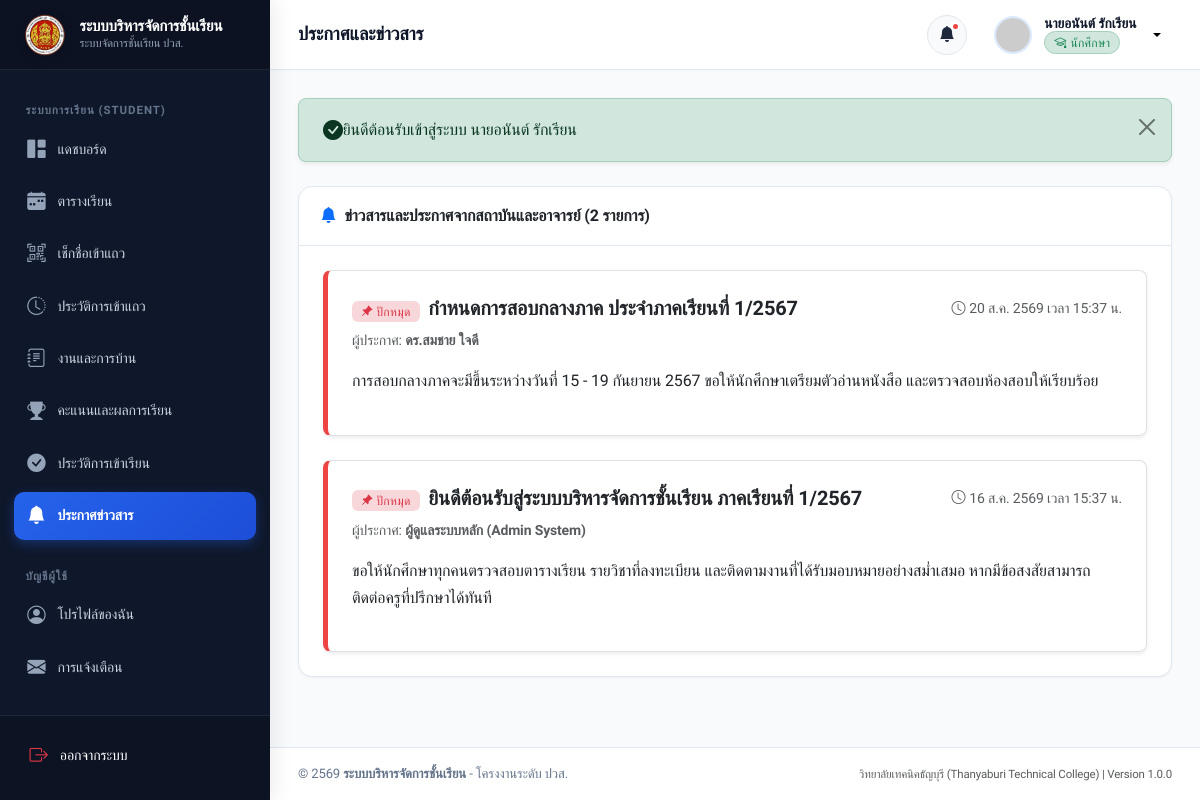
The app's page /student/announcements.php (signed in) with its own data.
### tables this page shows
CREATE TABLE `announcements` (
  `id` INT AUTO_INCREMENT PRIMARY KEY,
  `title` VARCHAR(255) NOT NULL,
  `content` TEXT NOT NULL,
  `target_role` ENUM('all', 'teacher', 'student') NOT NULL DEFAULT 'all',
  `image_attachment` VARCHAR(255) DEFAULT NULL,
  `file_attachment` VARCHAR(255) DEFAULT NULL,
  `author_id` INT NOT NULL,
  `is_pinned` TINYINT(1) NOT NULL DEFAULT 0,
  `created_at` DATETIME NOT NULL DEFAULT CURRENT_TIMESTAMP,
  `updated_at` DATETIME NOT NULL DEFAULT CURRENT_TIMESTAMP ON UPDATE CURRENT_TIMESTAMP,
  CONSTRAINT `fk_announcements_author` FOREIGN KEY (`author_id`) REFERENCES `users` (`id`) ON DELETE CASCADE,
  INDEX `idx_announcements_pinned` (`is_pinned`)
);

CREATE TABLE `users` (
  `id` INT AUTO_INCREMENT PRIMARY KEY,
  `username` VARCHAR(50) NOT NULL UNIQUE,
  `password` VARCHAR(255) NOT NULL,
  `role` ENUM('admin', 'teacher', 'student') NOT NULL DEFAULT 'student',
  `email` VARCHAR(100) NOT NULL UNIQUE,
  `full_name` VARCHAR(100) NOT NULL,
  `phone` VARCHAR(20) DEFAULT NULL,
  `avatar` VARCHAR(255) DEFAULT NULL,
  `status` ENUM('active', 'inactive') NOT NULL DEFAULT 'active',
  `created_at` DATETIME NOT NULL DEFAULT CURRENT_TIMESTAMP,
  `updated_at` DATETIME NOT NULL DEFAULT CURRENT_TIMESTAMP ON UPDATE CURRENT_TIMESTAMP,
  INDEX `idx_users_role` (`role`),
  INDEX `idx_users_status` (`status`)
);

### student/announcements.php (the view, shortened to what this page needs)
<?php
require_once __DIR__ . '/../includes/auth.php';
require_once __DIR__ . '/../includes/functions.php';
try {
    $announcements = $pdo->query("
        SELECT a.*, u.full_name as author_name
        FROM announcements a
        LEFT JOIN users u ON a.author_id = u.id
        WHERE a.target_role IN ('all', 'student')
        ORDER BY a.is_pinned DESC, a.created_at DESC
    ")->fetchAll();
} catch (PDOException $e) {
    $dbError = $e->getMessage();
    $announcements = [];
}
require_once __DIR__ . '/../includes/header.php';
require_once __DIR__ . '/../includes/sidebar.php';
require_once __DIR__ . '/../includes/navbar.php';
?>
<div class="card mb-4">
    <div class="card-header">
        <h5 class="card-title mb-0"><i class="bi bi-bell-fill text-primary"></i> ข่าวสารและประกาศจากสถาบันและอาจารย์ (<?= count($announcements) ?> รายการ)</h5>
    </div>
    <div class="card-body p-4">
        <?php if (empty($announcements)): ?>
            <div class="text-center py-5 text-muted">
                <i class="bi bi-inbox fs-1 d-block mb-2"></i>
                ยังไม่มีประกาศข่าวสารในขณะนี้
            </div>
        <?php else: ?>
            <div class="row g-4">
                <?php foreach ($announcements as $ann): ?>
                    <div class="col-12">
                        <div class="p-4 rounded-3 border bg-white shadow-sm position-relative" style="<?= $ann['is_pinned'] ? 'border-left: 5px solid var(--danger) !important;' : 'border-left: 5px solid var(--primary) !important;' ?>">
                            <div class="d-flex flex-column flex-md-row justify-content-between align-items-start align-items-md-center gap-2 mb-2">
                                <h5 class="fw-bold text-dark mb-0">
                                    <?php if ($ann['is_pinned']): ?>
                                        <span class="badge bg-danger-subtle text-danger me-1"><i class="bi bi-pin-angle-fill"></i> ปักหมุด</span>
                                    <?php endif; ?>
                                    <?= htmlspecialchars($ann['title']) ?>
                                </h5>
                                <div class="small text-muted">
                                    <i class="bi bi-clock me-1"></i><?= formatThaiDate($ann['created_at'], true, true) ?>
                                </div>
                            </div>
                            <div class="small text-muted mb-3">
                                <span>ผู้ประกาศ: <strong><?= htmlspecialchars($ann['author_name'] ?? 'ผู้ดูแลระบบ') ?></strong></span>
                            </div>
                            <div class="text-dark mb-3" style="line-height: 1.7;">
                                <?= nl2br(htmlspecialchars($ann['content'])) ?>
                            </div>
                        </div>
                    </div>
                <?php endforeach; ?>
            </div>
        <?php endif; ?>
    </div>
</div>
<?php require_once __DIR__ . '/../includes/footer.php'; ?>

### assets/css/style.css (style rules this page uses)
:root { --primary: #1e40af; --primary-hover: #1d4ed8; --primary-light: #eff6ff; --primary-rgb: 30, 64, 175; --secondary: #475569; --accent: #3b82f6; --accent-light: #dbeafe; --success: #10b981; --success-light: #ecfdf5; --warning: #f59e0b; --warning-light: #fffbeb; --danger: #ef4444; --danger-light: #fef2f2; --info: #06b6d4; --info-light: #ecfeff; --dark: #0f172a; --dark-surface: #1e293b; --light-bg: #f8fafc; --card-bg: #ffffff; --border-color: #e2e8f0; --border-focus: #93c5fd; --text-main: #1e293b; --text-muted: #64748b; --text-light: #94a3b8; --sidebar-width: 270px; --topbar-height: 70px; --radius-sm: 0.375rem; --radius-md: 0.625rem; --radius-lg: 0.875rem; --radius-xl: 1.25rem; --shadow-sm: 0 1px 2px 0 rgb(0 0 0 / 0.05); --shadow-md: 0 4px 6px -1px rgb(0 0 0 / 0.07), 0 2px 4px -2px rgb(0 0 0 / 0.05); --shadow-lg: 0 10px 15px -3px rgb(0 0 0 / 0.08), 0 4px 6px -4px rgb(0 0 0 / 0.04); --shadow-xl: 0 20px 25px -5px rgb(0 0 0 / 0.1), 0 8px 10px -6px rgb(0 0 0 / 0.05); --transition: all 0.2s cubic-bezier(0.4, 0, 0.2, 1); }
* { box-sizing: border-box; }
body { font-family: 'Prompt', -apple-system, BlinkMacSystemFont, 'Segoe UI', Roboto, sans-serif; background-color: var(--light-bg); color: var(--text-main); min-height: 100vh; margin: 0; display: flex; flex-direction: column; overflow-x: hidden; letter-spacing: -0.01em; }
h1, h2, h3, h4, h5, h6 { color: var(--dark); font-weight: 600; line-height: 1.35; }
.card { background-color: var(--card-bg); border: 1px solid var(--border-color); border-radius: var(--radius-lg); box-shadow: var(--shadow-sm); transition: var(--transition); margin-bottom: 1.5rem; }
.card-header { background-color: transparent; border-bottom: 1px solid var(--border-color); padding: 1.15rem 1.35rem; display: flex; align-items: center; justify-content: space-between; font-weight: 600; }
.card-header .card-title { margin: 0; font-size: 1rem; font-weight: 600; display: flex; align-items: center; gap: 0.5rem; }
.card-body { padding: 1.35rem; }
.badge { font-weight: 500; font-size: 0.75rem; padding: 0.35em 0.75em; letter-spacing: 0.02em; }

### records on screen
announcements: is_pinned 1 (drawn), title "กำหนดการสอบกลางภาค ประจำภาคเรียนที่ 1/2567", created_at "20 ส.ค. 2569 เวลา 15:37 น.", author.full_name "ดร.สมชาย ใจดี", content "การสอบกลางภาคจะมีขึ้นระหว่างวันที่ 15 - 19 กันยายน 2567 ขอให้นักศึกษาเตรียมตัวอ่านหนังสือ และตรวจสอบห้องสอบให้เรียบร้อย"
announcements: is_pinned 1 (drawn), title "ยินดีต้อนรับสู่ระบบบริหารจัดการชั้นเรียน ภาคเรียนที่ 1/2567", created_at "16 ส.ค. 2569 เวลา 15:37 น.", author.full_name "ผู้ดูแลระบบหลัก (Admin System)", content "ขอให้นักศึกษาทุกคนตรวจสอบตารางเรียน รายวิชาที่ลงทะเบียน และติดตามงานที่ได้รับมอบหมายอย่างสม่ำเสมอ หากมีข้อสงสัยสามารถติดต่อครูที่ปรึกษาได้ทันที"

### other values on screen
APP_NAME "ระบบบริหารจัดการชั้นเรียน"
$pageTitle "ประกาศและข่าวสาร"
$currentUser['full_name'] "นายอนันต์ รักเรียน"
$msg "ยินดีต้อนรับเข้าสู่ระบบ นายอนันต์ รักเรียน"
count($announcements) "2"
APP_SUBTITLE "วิทยาลัยเทคนิคธัญบุรี (Thanyaburi Technical College)"
APP_VERSION "1.0.0"
